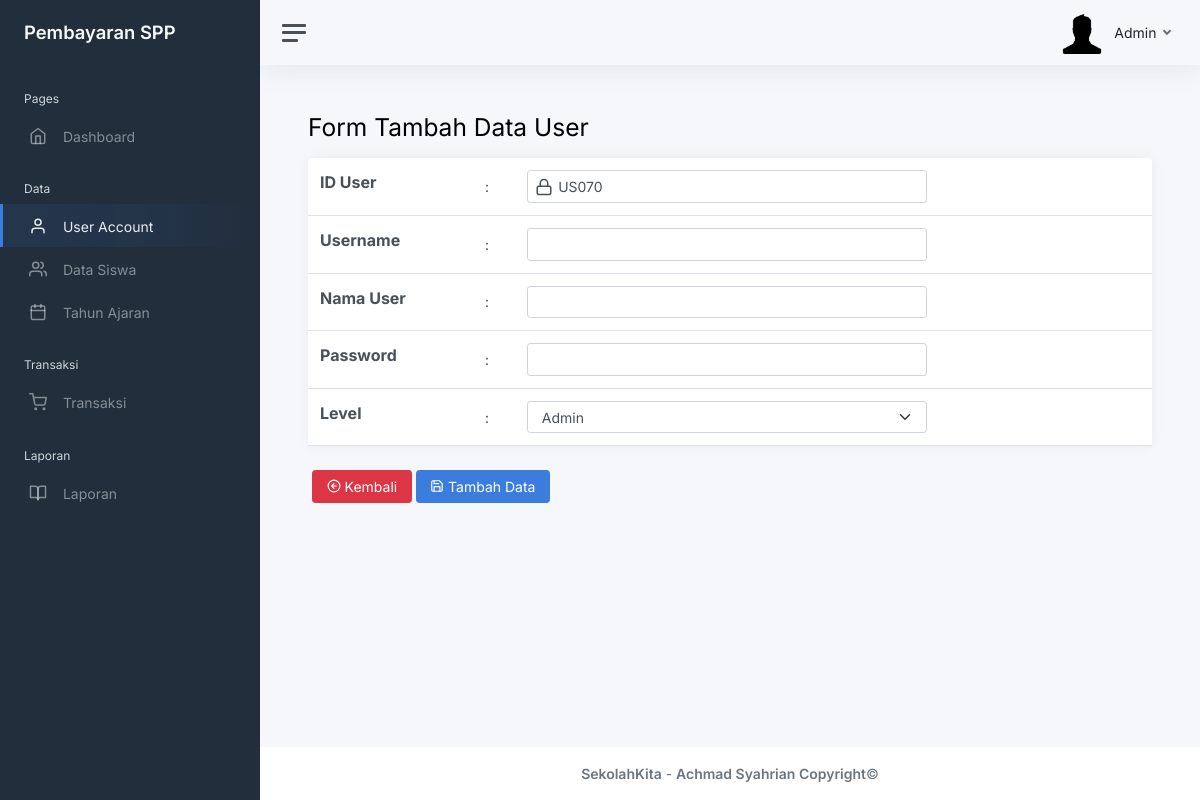
Page /static/pages/data-view/user-account/tambah-user.php (signed in) on the earlier database version.
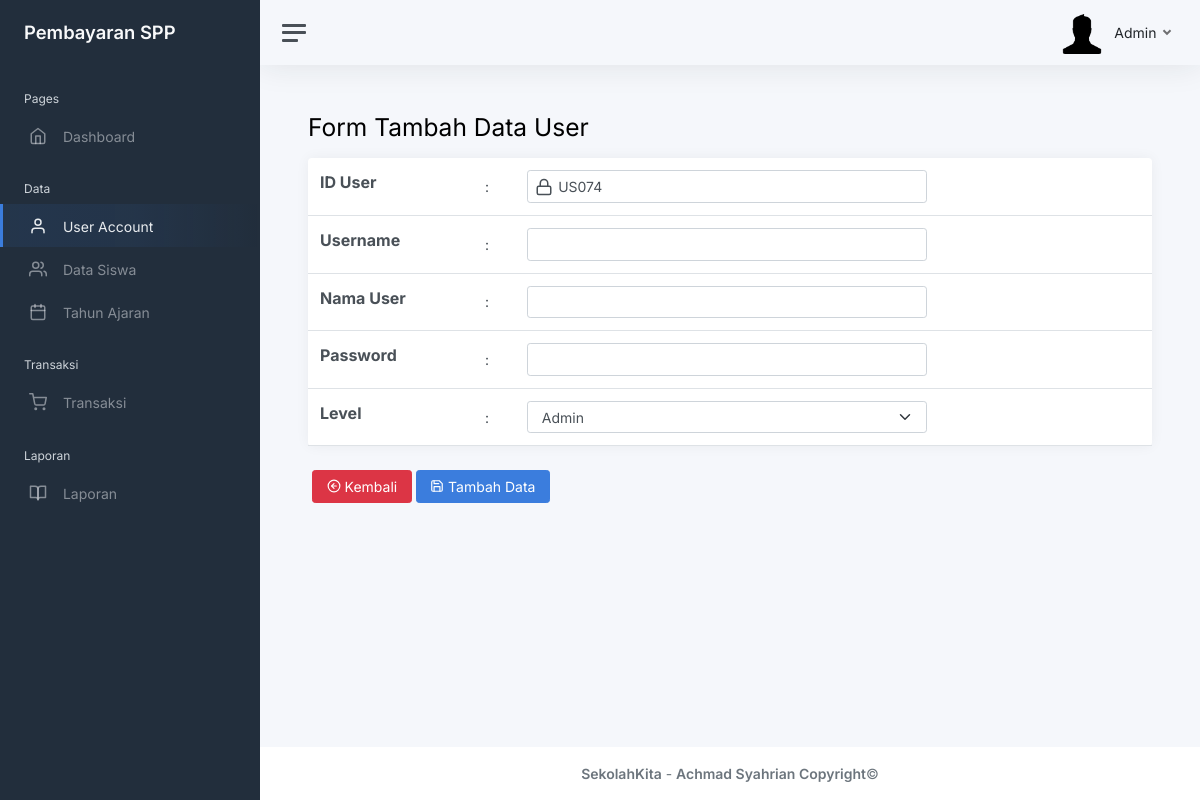
Same page on the later database version.
### tables this page shows
CREATE TABLE `user` (
  `id` int(11) NOT NULL,
  `id_user` char(5) NOT NULL,
  `username` varchar(20) NOT NULL,
  `password` varchar(100) NOT NULL,
  `nama_user` varchar(50) NOT NULL,
  `level` varchar(20) NOT NULL
);

### static/pages/functions.php (called while the page is built, shortened)
<?php
$connect = mysqli_connect("localhost", "root", "", "spp_sekolah");
function queryUser($query) {
  global $connect;
  $result = mysqli_query($connect, $query);
  $rows = [];
    while ($row = mysqli_fetch_array($result)) {
      $rows[] = $row;
    }
    return $rows;
}
?>

### static/pages/data-view/user-account/tambah-user.php (the view, shortened to what this page needs)
<?php
require '../../functions.php';
$user = queryUser("SELECT * FROM user ORDER BY id DESC LIMIT 1");
?>
<!DOCTYPE html>
<html lang="en">
	<?php
		include('../../../partials/head.php');
	?>
<body>
	<div class="wrapper">
	<?php
		include('../../../partials/navbar.php');
	?>
		<div class="main">
			<?php
				include('../../../partials/navbar-top.php');
			?>
			<main class="content">
				<div class="container-fluid p-0">
					<h1 class="h2 mb-3 animate__animated animate__fadeInUp animate__fast">Form Tambah Data User</h1>
					<form action="" method="POST">
						<div class="row animate__animated animate__fadeInUp animate__fast">
							<div class="col-12 d-flex ">
								<div class="card flex-fill">
									<table class="table table-hover my-0  table-responsive">
										<tr>
											<th>
												<label for="id_user" style="font-size:16px;">ID User</label>
											</th>
											<td>:</td>
											<td>
												<div class="icon" style="position:absolute;">
													<i class='align-middle mt-2 ms-2' data-feather='lock'></i>
												</div>
												<input type="text" name="id_user" id="id_user" class="form-control" style="width:400px; padding-left:30px;" value="US0<?= $user[0]['id']+1; ?>"  readonly>
											</td>
										</tr>
										<tr>
											<th>
												<label for="username" style="font-size:16px;">Username</label>
											</th>
											<td>:</td>
											<td>
												<input type="text" name="username" id="username" class="form-control" style="width:400px;" required oninvalid="this.setCustomValidity('Username harus diisi..')" oninput="setCustomValidity('')">
											</td>
										</tr>
										<tr>
											<th>
												<label for="nama_user" style="font-size:16px;">Nama User</label>
											</th>
											<td>:</td>
											<td>
												<input type="text" name="nama_user" id="nama_user" class="form-control" style="width:400px;" required oninvalid="this.setCustomValidity('Nama User harus diisi..')" oninput="setCustomValidity('')">
											</td>
										</tr>
										<tr>
											<th>
												<label for="password" style="font-size:16px;">Password</label>
											</th>
											<td>:</td>
											<td>
												<input type="password" name="password" id="password" class="form-control" style="width:400px;" required oninvalid="this.setCustomValidity('Password harus diisi..')" oninput="setCustomValidity('')">
											</td>
										</tr>
										<tr>
											<th>
												<label for="level" style="font-size:16px;">Level</label>
											</th>
											<td>:</td>
											<td>
												<select name="level" class="form-select mb-0" style="width:400px;">
														<option>Admin</option>
												</select>
											</td>
										</tr>
									</table>
								</div>
							</div>
							<div class="card-footer animate__animated animate__fadeInUp animate__slow">
								<h5 class="card-title mb-0 ms-3 text-start">
										<a  class="btn btn-danger" href="user-account">
											<i class='align-middle mb-1' data-feather='arrow-left-circle'></i>
											Kembali
										</a>
										<button name="tambah" class="btn btn-primary" type="submit">
											<i class='align-middle mb-1' data-feather='save'></i>
											Tambah Data
										</button>
								</h5>
							</div>
						</div>
					</form>
				</div>
			</main>
			<?php include('../../../partials/footer.php'); ?>
		</div>
	</div>
</body>
</html>

Differences in the rows shown:
removed user: id_user "US070"
added user: id_user "US074"
